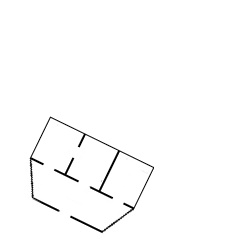
#> input picture final/103.jpg, 250 x 250 px; its folder holds only this picture in this run
$ python find_rect.py
#> lines starting #> are read from the running program, lines starting #| are printed output that depends on the picture; after the words box and inside, x2 and y2 are one past the last pixel; in counts of white or black regions, pixels touching at a corner belong together
# step 4

import json
import cv2
from math import radians
import os
import numpy as np

directory = "../final/"
d = {}
for filename in os.listdir(directory):
    l_img = cv2.imread(directory + filename)
#> l_img is the input picture: shape (250, 250, 3); min 0, max 255, mean 251.9
    gray = cv2.cvtColor(l_img, cv2.COLOR_BGR2GRAY)
    thresh = cv2.threshold(gray, 0, 255, cv2.THRESH_BINARY_INV + cv2.THRESH_OTSU)[1]
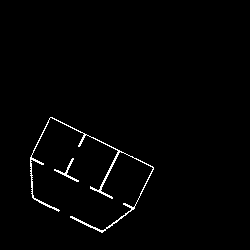
#> thresh: shape (250, 250); 1.4% white in thin lines or dots, all inside (x1, y1, x2, y2) = (30, 117, 154, 233)

    cnts = cv2.findContours(thresh, cv2.RETR_EXTERNAL, cv2.CHAIN_APPROX_NONE)
#> cnts = 2 contours; box (x1, y1, x2, y2) and area: (30, 117, 154, 233) 357, (54, 158, 79, 182) 57
    cnts = cnts[0] if len(cnts) == 2 else cnts[1]
    im = np.zeros((250, 250, 3), np.uint8) # blank image
    if len(cnts) > 1:
        tmp = cnts[0]
#> tmp = contour of 80 points, box (x1, y1, x2, y2) (54, 158, 79, 182), area 57
        for i in cnts[1:]:
            tmp = np.append(tmp, i, axis=0)
#> this loop made 1 pass
#> after the loop, tmp = contour of 896 points, box (x1, y1, x2, y2) (30, 117, 154, 233), area 414
        cnts = [tmp]
#> cnts = 1 contour; box (x1, y1, x2, y2) and area: (30, 117, 154, 233) 414
    cv2.drawContours(im, cnts, 0, (0,255,0), 3)
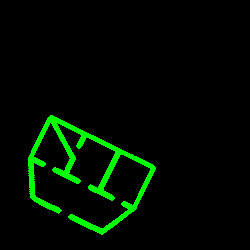
#> im: shape (250, 250, 3); mean of channels 0, 1, 2 0, 11.8, 0; drawn as B, G, R

    ((x, y), (width, height), angle) = cv2.minAreaRect(cnts[0])
#> x = 83.86; y = 178.3; width = 82.22; height = 116.2; angle = -64.01
    (x, y, width, height, angle) = (round(x, 2), round(y, 2), round(width, 2), round(height, 2), round(radians(angle), 2))
#> angle = -1.12
    d[filename] = {'x': x, 'y': y, 'width': width, 'height': height, 'angle': angle}
    print(filename)

f = open('../rectangles.json', 'w')
f.write(json.dumps(d, indent=3))
f.close()

$ run again, on final/205.jpg
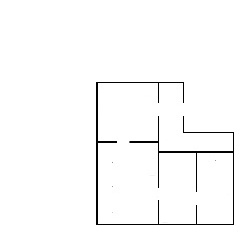
#> input picture final/205.jpg, 250 x 250 px
#> l_img is the input picture: shape (250, 250, 3); min 0, max 255, mean 250.5
#> `thresh = cv2.threshold(gray, 0, 255, cv2.THRESH_BINARY_INV + cv2.THRES..`:
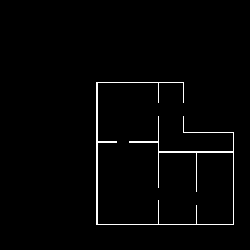
#> thresh: shape (250, 250); 1.8% white in thin lines or dots, all inside (x1, y1, x2, y2) = (96, 82, 234, 225)
#> cnts = 1 contour; box (x1, y1, x2, y2) and area: (96, 82, 234, 225) 276
#> `cv2.drawContours(im, cnts, 0, (0,255,0), 3)`:
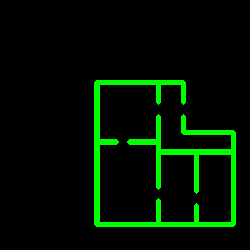
#> im: shape (250, 250, 3); mean of channels 0, 1, 2 0, 18, 0; drawn as B, G, R
#> `((x, y), (width, height), angle) = cv2.minAreaRect(cnts[0])`: x = 164.5; y = 153; width = 142; height = 137; angle = -90
#> `(x, y, width, height, angle) = (round(x, 2), round(y, 2), round(width,..`: angle = -1.57

$ run again, on final/217.jpg
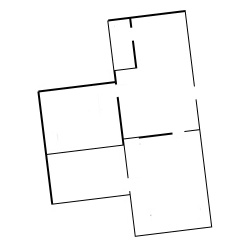
#> input picture final/217.jpg, 250 x 250 px
#> l_img is the input picture: shape (250, 250, 3); min 0, max 255, mean 249.1
#> `thresh = cv2.threshold(gray, 0, 255, cv2.THRESH_BINARY_INV + cv2.THRES..`:
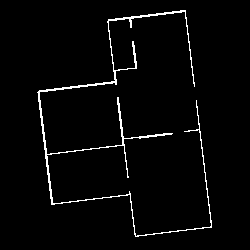
#> thresh: shape (250, 250); 2.6% white in thin lines or dots, all inside (x1, y1, x2, y2) = (37, 10, 212, 237)
#> cnts = 1 contour; box (x1, y1, x2, y2) and area: (37, 10, 212, 237) 646
#> `cv2.drawContours(im, cnts, 0, (0,255,0), 3)`:
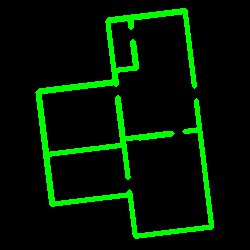
#> im: shape (250, 250, 3); mean of channels 0, 1, 2 0, 23, 0; drawn as B, G, R
#> `((x, y), (width, height), angle) = cv2.minAreaRect(cnts[0])`: x = 120.5; y = 127.7; width = 157.2; height = 219.2; angle = -7
#> `(x, y, width, height, angle) = (round(x, 2), round(y, 2), round(width,..`: angle = -0.12

$ run again, on final/221.jpg
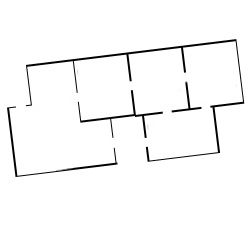
#> input picture final/221.jpg, 250 x 250 px
#> l_img is the input picture: shape (250, 250, 3); min 0, max 255, mean 248.2
#> `thresh = cv2.threshold(gray, 0, 255, cv2.THRESH_BINARY_INV + cv2.THRES..`:
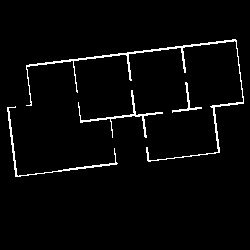
#> thresh: shape (250, 250); 3% white in thin lines or dots, all inside (x1, y1, x2, y2) = (7, 39, 244, 177)
#> `cnts = cv2.findContours(thresh, cv2.RETR_EXTERNAL, cv2.CHAIN_APPROX_NO..`: cnts = 4 contours; box (x1, y1, x2, y2) and area: (26, 39, 244, 162) 482, (78, 90, 163, 138) 168, (7, 106, 118, 177) 166, (172, 82, 202, 113) 68
#> `tmp = cnts[0]`: tmp = contour of 381 points, box (x1, y1, x2, y2) (7, 106, 118, 177), area 166
#> the loop `for i in cnts[1:]:` made 3 passes
#> after the loop `for i in cnts[1:]:`: tmp = contour of 1928 points, box (x1, y1, x2, y2) (7, 39, 244, 177), area 4056
#> `cnts = [tmp]`: cnts = 1 contour; box (x1, y1, x2, y2) and area: (7, 39, 244, 177) 4056
#> `cv2.drawContours(im, cnts, 0, (0,255,0), 3)`:
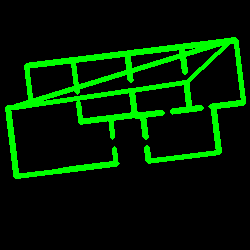
#> im: shape (250, 250, 3); mean of channels 0, 1, 2 0, 31.1, 0; drawn as B, G, R
#> `((x, y), (width, height), angle) = cv2.minAreaRect(cnts[0])`: x = 125.5; y = 108.1; width = 236.2; height = 111.2; angle = -7
#> `(x, y, width, height, angle) = (round(x, 2), round(y, 2), round(width,..`: y = 108; angle = -0.12

$ run again, on final/167.jpg
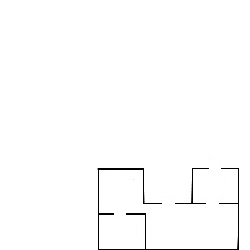
#> input picture final/167.jpg, 250 x 250 px
#> l_img is the input picture: shape (250, 250, 3); min 0, max 255, mean 252.2
#> `thresh = cv2.threshold(gray, 0, 255, cv2.THRESH_BINARY_INV + cv2.THRES..`:
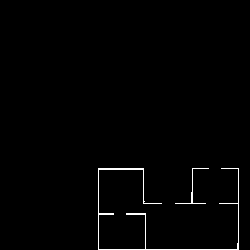
#> thresh: shape (250, 250); 1.1% white in thin lines or dots, all inside (x1, y1, x2, y2) = (98, 168, 239, 250)
#> `cnts = cv2.findContours(thresh, cv2.RETR_EXTERNAL, cv2.CHAIN_APPROX_NO..`: cnts = 2 contours, 1 with area under 20; largest, box (x1, y1, x2, y2) and area: (98, 168, 239, 250) 93
#> `tmp = cnts[0]`: tmp = contour of 158 points, box (x1, y1, x2, y2) (175, 168, 209, 204), area 13
#> the loop `for i in cnts[1:]:` made 1 pass
#> after the loop `for i in cnts[1:]:`: tmp = contour of 1154 points, box (x1, y1, x2, y2) (98, 168, 239, 250), area 106
#> `cnts = [tmp]`: cnts = 1 contour; box (x1, y1, x2, y2) and area: (98, 168, 239, 250) 106
#> `cv2.drawContours(im, cnts, 0, (0,255,0), 3)`:
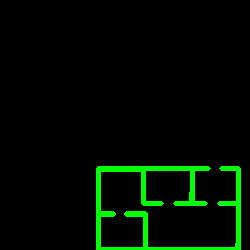
#> im: shape (250, 250, 3); mean of channels 0, 1, 2 0, 12, 0; drawn as B, G, R
#> `((x, y), (width, height), angle) = cv2.minAreaRect(cnts[0])`: x = 168; y = 208.5; width = 81; height = 140; angle = -90
#> `(x, y, width, height, angle) = (round(x, 2), round(y, 2), round(width,..`: angle = -1.57
